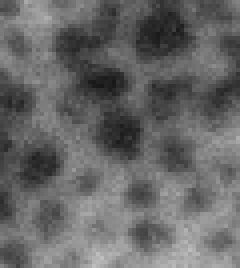
#> input picture hexagons_tiny.png, 60 x 67 px, found by its file name (shown 4 times larger)
$ python ContourMap-new.py
#> lines starting #> are read from the running program, lines starting #| are printed output that depends on the picture; after the words box and inside, x2 and y2 are one past the last pixel; in counts of white or black regions, pixels touching at a corner belong together
import cv2
import numpy as np
import matplotlib.pyplot as plt
from scipy.ndimage import gaussian_filter
import time

# Show Image function
def showImage(name, image):
    cv2.imshow(name, image)
    cv2.waitKey(0)

# Convert pixels to nm with the scale bar
def conversion():
    # Scale bar 200nm
    # Scale bar = 166 pixels
    # about 1.205 nm/pixel

    scale = 200/166

    return round(float(scale),3)

def detect_hexagons(image_path, show_result=True):
    # Load image in grayscale
#> called with show_result = True
    img = cv2.imread(image_path, cv2.IMREAD_GRAYSCALE)
#> img is the input picture: shape (67, 60); min 23, max 190, mean 102.7
    if img is None:
        raise ValueError("Image not found or path is incorrect.")


    # Blur to reduce noise
    blurred = cv2.GaussianBlur(img, (5,5), 0)
    showImage("Blurred Image", blurred)

    #Threshold image to b&w
    th3 = cv2.adaptiveThreshold(blurred,255,cv2.ADAPTIVE_THRESH_GAUSSIAN_C,\
            cv2.THRESH_BINARY_INV,19,5)
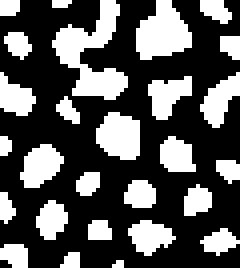
#> th3: shape (67, 60) (shown 4 times larger); 34.3% white; 27 white regions (5 under 20 px), largest, box (x1, y1, x2, y2) and area: (13, 0, 32, 25) 210, (34, 0, 48, 15) 142, (24, 28, 35, 40) 104


    #Edge detection
    edges = cv2.Canny(th3, 25,45)
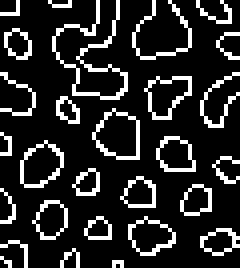
#> edges: shape (67, 60) (shown 4 times larger); 15.8% white in thin lines or dots
    showImage("Edge Image", edges)

    #thicken edge lines
    kernel = np.ones((2,2),np.uint8)
    dilation = cv2.dilate(edges,kernel,iterations = 1)
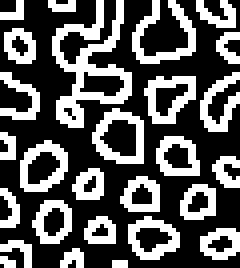
#> dilation: shape (67, 60) (shown 4 times larger); 35.5% white in thin lines or dots
    showImage("Dilated Edges", dilation)

    # Find contours
    contours, _ = cv2.findContours(dilation, cv2.RETR_LIST, cv2.CHAIN_APPROX_SIMPLE)
#> contours = 42 contours, 14 with area under 20; largest, box (x1, y1, x2, y2) and area: (13, 0, 33, 32) 211, (23, 27, 36, 41) 124, (5, 35, 17, 48) 103, (36, 19, 49, 31) 96, (32, 54, 45, 65) 89
    # print(contours[0])

    # Convert grayscale to BGR for visualization
    output = cv2.cvtColor(img, cv2.COLOR_GRAY2BGR)

    hexagons = []
    centroids = []

    for cnt in contours:
        # Approximate contour to polygon
        epsilon = 0.04 * cv2.arcLength(cnt, True)
        approx = cv2.approxPolyDP(cnt, epsilon, True)

        # Check for hexagon: 6 vertices, area threshold, and convexity
        if len(approx) >= 4 and cv2.isContourConvex(approx):
            area = cv2.contourArea(approx)
            if area > 10 and area < 120:
                #---------New method------
                hexagons.append(approx)
                cX, cY = findCentroids(contours = approx)
                centroids.append(np.array([cX, cY]))
#> this loop made 42 passes
#> (epsilon, approx, area, cX, cY) on pass 37: (1.06, [[1, 8], [2, 14], [7, 15], [7, 8]], 35.5, 4, 11)
#> (epsilon, area, cX, cY) on passes 6, 7, 9, 10, 11, 12: (1.12, 43.5, 54, 60), (1.08, 40.5, 37, 58), (1.48, 74.5, 37, 58), (0.923, 34.5, 24, 57), (0.886, 32, 13, 55), (1.29, 66.5, 12, 55)
#> after the loop, centroids = 25 pairs, first value 4 to 54, second value 11 to 60; hexagons = 25 contours, 4 with area under 20; largest, box (x1, y1, x2, y2) and area: (23, 28, 36, 41) 106, (37, 19, 49, 31) 96, (6, 35, 17, 48) 93, (32, 54, 45, 65) 74, (8, 50, 18, 61) 66

    filtered_hexagons, filtered_centroids = remove_duplicate_hexagons(hexagons, centroids, threshold = 3.5)
#> in remove_duplicate_hexagons, `n = len(centroids)`: n = 25
#> in remove_duplicate_hexagons, `keep = [True] * n`: keep = 25 items, first 6: True, True, True, True, True, True
#> after the loop in remove_duplicate_hexagons, `for i in range(n):`: keep = 25 items, first 6: True, False, True, True, False, False
#> in remove_duplicate_hexagons, `filtered_hexagons = [hexagons[i] for i in range(n) if keep[i]]`: filtered_hexagons = 13 contours, 4 with area under 20; largest, box (x1, y1, x2, y2) and area: (24, 29, 35, 40) 66, (19, 17, 32, 25) 56, (6, 37, 16, 47) 46, (38, 20, 48, 30) 46, (33, 56, 44, 64) 40
#> in remove_duplicate_hexagons, `filtered_centroids = [centroids[i] for i in range(n) if keep[i]]`: filtered_centroids = [[54, 60], [37, 58], [24, 57], [13, 55], [49, 50], [34, 48], [22, 45], [10, 41], [44, 38], [29, 33], [41, 23], [24, 20], [4, 11]]
    for c in filtered_hexagons:
        cv2.drawContours(output, [c], -1, (0, 255, 0), 1)
#> this loop made 13 passes
#> c on passes 1, 13: [[51, 61], [55, 58], [58, 60], [55, 63]], [[4, 8], [7, 11], [5, 14], [2, 11]]
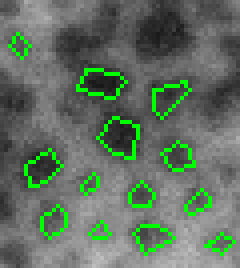
#> output: shape (67, 60, 3) (shown 4 times larger); 6.02% of pixels changed, all inside (x1, y1, x2, y2) = (2, 8, 59, 64)

    for h in filtered_centroids:
        cv2.circle(output, h, 0, (0, 255, 0), -1)
#> this loop made 13 passes
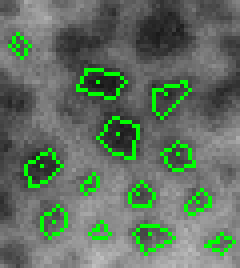
#> output: shape (67, 60, 3) (shown 4 times larger); 0.32% of pixels changed, all inside (x1, y1, x2, y2) = (4, 11, 55, 61)


    if show_result:
        print(f"Detected {len(filtered_hexagons)} hexagons.")
#| Detected 13 hexagons.
        showImage("Detected Hexagons", output)


    # return hexagons, centroids, output
    return filtered_hexagons, filtered_centroids, output

def findCentroids(contours):
    # Moment is the weighted average of image pixel intensities
    M = cv2.moments(contours)

    # Preventing getting errors
    if M["m00"] != 0:
        # Find the centroid of the image, convert it to binary format and then find its center
        cX = int(M["m10"] / M["m00"])
        cY = int(M["m01"] / M["m00"])
    else:
        cX, cY = 0, 0

    return cX, cY

def remove_duplicate_hexagons(hexagons, centroids, threshold):
    n = len(centroids)
    # Create a matrix of boolean value that's the same size as centroids
    keep = [True] * n

    for i in range(n):
        if not keep[i]:
            continue
        for j in range(i + 1, n):
            # Calculate if there are centroids that are too close to each other, if there is then its possible that its duplicated
            if keep[j] and np.linalg.norm(centroids[i] - centroids[j]) < threshold:
                # Change corresponding boolean value in keep to False
                # Only keeping the first found value
                keep[j] = False

    # Filter out the hexagons and centroids with the keep matrix
    filtered_hexagons = [hexagons[i] for i in range(n) if keep[i]]
    filtered_centroids = [centroids[i] for i in range(n) if keep[i]]

    return filtered_hexagons, filtered_centroids


#k=6
def nearestNeighbours(centroid, k, image):
    neighbours = {}

    for index, c in enumerate(centroid):
        # Calculate euclidean distances between each centroid and all other centroids
        EuDistance = [np.linalg.norm(np.array(x) - np.array(c)) for x in centroid]
        # Exclude the centroid itself from the nearest distance
        EuDistance[index] = float('inf')  # exclude self

        # Sort data points by distance (smallest to largest) and get first K numbers of nearest neighbors
        # N_distance is just a group of indices of the closest points
        N_distance = np.argsort(EuDistance, kind='stable')[:k]

        # Get the target values of the K nearest neighbors as long as they are under certain distance (pixels)
        nearest = []
        for dist in N_distance:
            if EuDistance[dist] < np.sqrt(15**2+15**2):
                nearest.append(dist)

        kNN = [centroid[i] for i in nearest]

        neighbours[index] = kNN

    for i in range(len(centroid)):
        for n in neighbours[i]:
            cv2.line(image, centroid[i], n, (255, 0, 0), 1)

    showImage("Nearest Neighbors", image)
    # If you want to save the image, uncomment this line
    # cv2.imwrite('Nearest_neigh.png',image)

    return neighbours, EuDistance


# [54 lines left out: functions contourMap, elapsedTime, not called in this run]

# Example usage:
if __name__ == "__main__":

    # start_time = time.time()

    # Roxxannia's image paths
    # image_path = "C:/Users/roxxa/OneDrive/University/Masters/Code/CrackThoseHexagons/hexagons_lightroom.jpg"
    # image_path = "C:/Users/roxxa/OneDrive/University/Masters/Code/CrackThoseHexagons/hexagons_tiny.png"

    # Sophie's image paths
    image_path = "C:/Users/Owner/OneDrive/Documents/School/Masters/Research/Code/hexagons_git/CrackThoseHexagons/hexagons_tiny.png"

    hexagons, centroids, output = detect_hexagons(image_path)
#> hexagons has the same summary as filtered_hexagons in remove_duplicate_hexagons; centroids has the same summary as filtered_centroids in remove_duplicate_hexagons
    scale = conversion()

    # Obtain the neighbours
    neighbours, distance = nearestNeighbours(centroids, 6, output)
#> the loop in nearestNeighbours, `for index, c in enumerate(centroid):` made 13 passes
#> (c, N_distance, kNN) on passes 1 to 7: ([54, 60], [4, 1, 5, 8, 2, 6], [[49, 50], [37, 58]]), ([37, 58], [5, 2, 4, 0, 6, 8], [[34, 48], [24, 57], [49, 50], [54, 60], [22, 45], [44, 38]]), ([24, 57], [3, 6, 1, 5, 7, 9], [[13, 55], [22, 45], [37, 58], [34, 48]]), ([13, 55], [2, 6, 7, 5, 1, 9], [[24, 57], [22, 45], [10, 41]]), ([49, 50], [0, 8, 1, 5, 2, 9], [[54, 60], [44, 38], [37, 58], [34, 48]]), ([34, 48], [1, 6, 2, 8, 4, 9], [[37, 58], [22, 45], [24, 57], [44, 38], [49, 50], [29, 33]]), ([22, 45], [2, 5, 7, 3, 9, 1], [[24, 57], [34, 48], [10, 41], [13, 55], [29, 33], [37, 58]])
#> (c, N_distance) on pass 13: ([4, 11], [11, 7, 9, 6, 10, 3])
#> after the loop in nearestNeighbours, `for index, c in enumerate(centroid):`: neighbours = 13 items
#> the loop in nearestNeighbours, `for i in range(len(centroid)):` made 13 passes
#> after the loop in nearestNeighbours, `for i in range(len(centroid)):`:
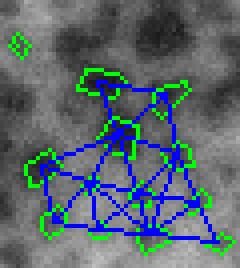
#> image: shape (67, 60, 3) (shown 4 times larger); mean B, G, R 110.7, 103.8, 90.7
#> neighbours = 13 items; distance = [70.01, 57.43, 50.16, 44.91, 59.55, 47.63, 38.47, 30.59, 48.26, 33.3, 38.9, 21.93, inf]

    # The distance returned above is just the last matrix euclidean distance matrix that was calculated for the last centroid
    # Can use this conversion to convert euclidean distance from pixels to nm
    # print(np.array(distance)*scale)


    # contourMap(output, centroids, neighbours)

    # elapsedTime(start_time)
